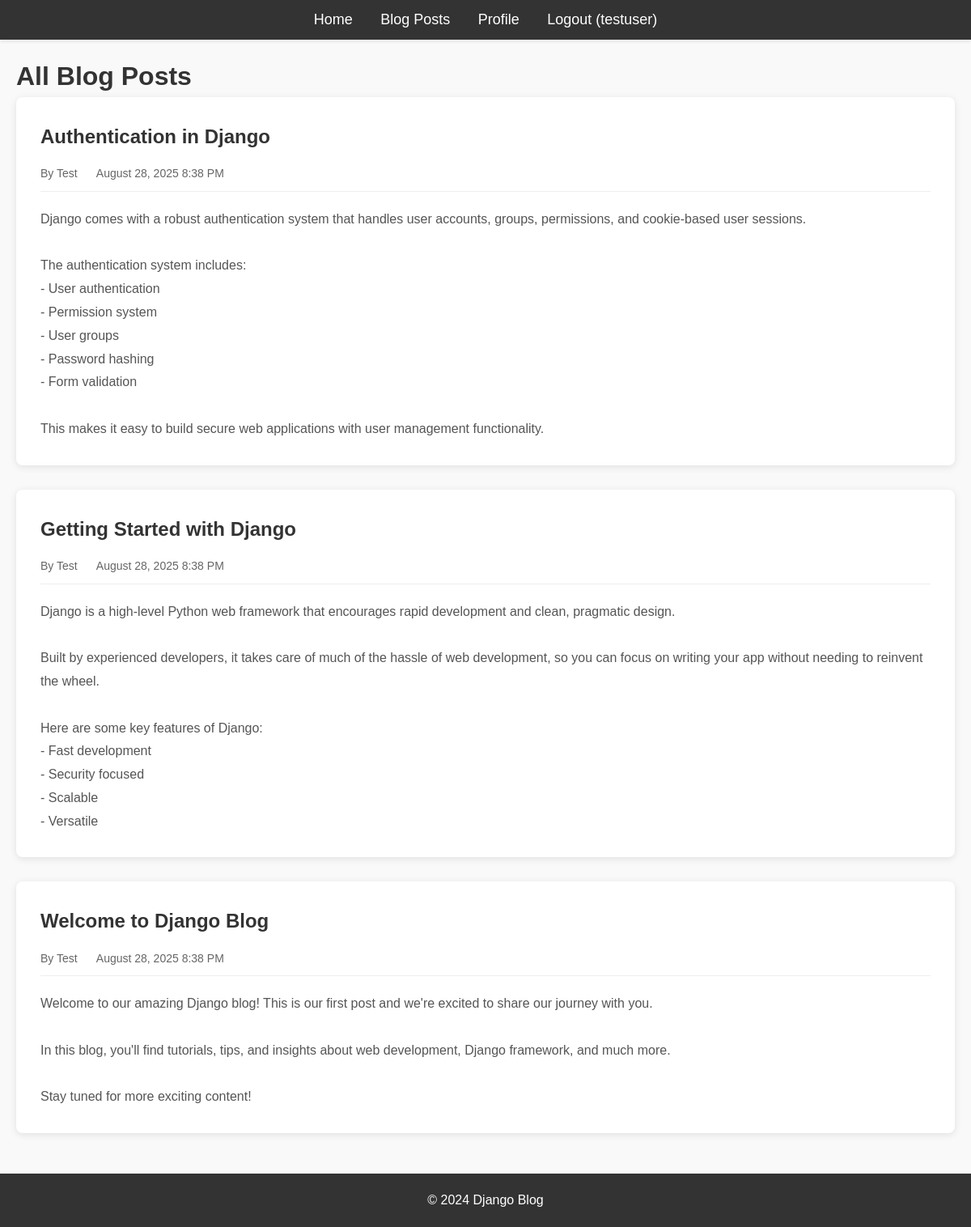
The page /posts/ (signed in) on the database its author committed.
### blog/models.py (models this page shows, shortened)
class Post(models.Model):
    title = models.CharField(max_length=200)
    content = models.TextField()
    published_date = models.DateTimeField(auto_now_add=True)
    author = models.ForeignKey(User, on_delete=models.CASCADE)
    class Meta:
        ordering = ['-published_date']

### blog/views.py (the view)
# urls.py: path('posts/', views.posts, name='posts'),
def posts(request):
    all_posts = Post.objects.all()
    return render(request, 'blog/posts.html', {'posts': all_posts})

### blog/templates/blog/posts.html (shortened to what this page needs)
{% extends 'blog/base.html' %}
{% load static %}
{% block content %}
<div class="posts-container">
    <h1>All Blog Posts</h1>
    {% if posts %}
        <div class="posts-list">
            {% for post in posts %}
                <article class="post-item">
                    <h2>{{ post.title }}</h2>
                    <div class="post-meta">
                        <span class="author">By {{ post.author.first_name|default:post.author.username }}</span>
                        <span class="date">{{ post.published_date|date:"F d, Y g:i A" }}</span>
                    </div>
                    <div class="post-content">
                        {{ post.content|linebreaks }}
                    </div>
                </article>
            {% endfor %}
        </div>
    {% endif %}
</div>
{% endblock %}

### blog/templates/blog/base.html (shortened to what this page needs)
{% load static %}
<!DOCTYPE html>
<html lang="en">
<head>
    <link rel="stylesheet" href="{% static 'css/styles.css' %}">
</head>
<body>
    <header>
        <nav>
            <ul>
                <li><a href="{% url 'home' %}">Home</a></li>
                <li><a href="{% url 'posts' %}">Blog Posts</a></li>
                {% if user.is_authenticated %}
                    <li><a href="{% url 'profile' %}">Profile</a></li>
                    <li><a href="{% url 'logout' %}">Logout ({{ user.username }})</a></li>
                {% else %}
                    <li><a href="{% url 'login' %}">Login</a></li>
                    <li><a href="{% url 'register' %}">Register</a></li>
                {% endif %}
            </ul>
        </nav>
    </header>
    <div class="content">
        {% block content %}{% endblock %}
    </div>
    <footer>
        <p>&copy; 2024 Django Blog</p>
    </footer>
</body>
</html>

### blog/static/css/styles.css (style rules this page uses)
* { margin: 0; padding: 0; box-sizing: border-box; }
body { font-family: Arial, sans-serif; background-color: #f9f9f9; color: #333; line-height: 1.6; }
header { background-color: #333; padding: 10px; text-align: center; box-shadow: 0 2px 4px rgba(0,0,0,0.1); }
header nav ul { list-style-type: none; }
header nav ul li { display: inline; margin: 0 15px; }
header nav ul li a { color: white; text-decoration: none; font-size: 18px; transition: color 0.3s ease; }
.content { margin: 20px auto; max-width: 1200px; padding: 0 20px; }
.post-meta { color: #666; font-size: 14px; margin-bottom: 15px; }
.posts-list { margin-bottom: 30px; }
.post-item { background: white; padding: 30px; border-radius: 8px; box-shadow: 0 2px 10px rgba(0,0,0,0.1); margin-bottom: 30px; }
.post-item h2 { margin-bottom: 15px; color: #333; }
.post-item .post-meta { margin-bottom: 20px; padding-bottom: 10px; border-bottom: 1px solid #eee; }
.post-item .post-meta .author, .post-item .post-meta .date { color: #666; font-size: 14px; margin-right: 20px; }
.post-content { color: #555; line-height: 1.8; }
footer { text-align: center; margin-top: 50px; padding: 20px; background-color: #333; color: white; }

### rows shown on the page
Post: title "Authentication in Django", author.first_name "Test", published_date "August 28, 2025 8:38 PM", content "Django comes with a robust authentication system that handles user accounts, groups, permissions, and cookie-based user sessions. The authentication system includes: - User authentication - Permission system - User groups - Password hashing - Form validation This makes it easy to build secure web applications with user management functionality."
Post: title "Getting Started with Django", author.first_name "Test", published_date "August 28, 2025 8:38 PM", content "Django is a high-level Python web framework that encourages rapid development and clean, pragmatic design. Built by experienced developers, it takes care of much of the hassle of web development, so you can focus on writing your app without needing to reinvent the wheel. Here are some key features of Django: - Fast development - Security focused - Scalable - Versatile"
Post: title "Welcome to Django Blog", author.first_name "Test", published_date "August 28, 2025 8:38 PM", content "Welcome to our amazing Django blog! This is our first post and we're excited to share our journey with you. In this blog, you'll find tutorials, tips, and insights about web development, Django framework, and much more. Stay tuned for more exciting content!"

### other values the page prints
{{ user.username }} "testuser"
